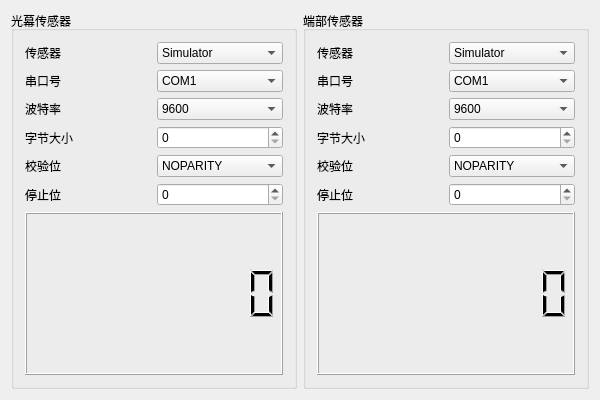
<?xml version="1.0" encoding="UTF-8"?>
<ui version="4.0">
 <class>QG_dlgSensorSettingClass</class>
 <widget class="QDialog" name="QG_dlgSensorSettingClass">
  <property name="geometry">
   <rect>
    <x>0</x>
    <y>0</y>
    <width>600</width>
    <height>400</height>
   </rect>
  </property>
  <property name="windowTitle">
   <string>QG_dlgSensorSetting</string>
  </property>
  <layout class="QGridLayout" name="gridLayout">
   <item row="0" column="0">
    <widget class="QGroupBox" name="groupBox_LightCurtainSensors">
     <property name="title">
      <string>光幕传感器</string>
     </property>
     <layout class="QGridLayout" name="gridLayout_57">
      <item row="0" column="0">
       <widget class="QLabel" name="label_443">
        <property name="minimumSize">
         <size>
          <width>80</width>
          <height>20</height>
         </size>
        </property>
        <property name="text">
         <string>传感器</string>
        </property>
       </widget>
      </item>
      <item row="0" column="1">
       <widget class="QComboBox" name="comboBox_LightCurtainSensors_Sensor">
        <item>
         <property name="text">
          <string>Simulator</string>
         </property>
        </item>
        <item>
         <property name="text">
          <string>KeyenceIG</string>
         </property>
        </item>
       </widget>
      </item>
      <item row="1" column="0">
       <widget class="QLabel" name="label_444">
        <property name="minimumSize">
         <size>
          <width>80</width>
          <height>20</height>
         </size>
        </property>
        <property name="text">
         <string>串口号</string>
        </property>
       </widget>
      </item>
      <item row="1" column="1">
       <widget class="QComboBox" name="comboBox_LightCurtainSensors_Port">
        <item>
         <property name="text">
          <string>COM1</string>
         </property>
        </item>
        <item>
         <property name="text">
          <string>COM2</string>
         </property>
        </item>
        <item>
         <property name="text">
          <string>COM3</string>
         </property>
        </item>
        <item>
         <property name="text">
          <string>COM4</string>
         </property>
        </item>
        <item>
         <property name="text">
          <string>COM5</string>
         </property>
        </item>
       </widget>
      </item>
      <item row="2" column="0">
       <widget class="QLabel" name="label_445">
        <property name="minimumSize">
         <size>
          <width>80</width>
          <height>20</height>
         </size>
        </property>
        <property name="text">
         <string>波特率</string>
        </property>
       </widget>
      </item>
      <item row="2" column="1">
       <widget class="QComboBox" name="comboBox_LightCurtainSensors_BaudRate">
        <item>
         <property name="text">
          <string>9600</string>
         </property>
        </item>
        <item>
         <property name="text">
          <string>19200</string>
         </property>
        </item>
        <item>
         <property name="text">
          <string>38400</string>
         </property>
        </item>
        <item>
         <property name="text">
          <string>57600</string>
         </property>
        </item>
        <item>
         <property name="text">
          <string>115200</string>
         </property>
        </item>
       </widget>
      </item>
      <item row="3" column="0">
       <widget class="QLabel" name="label_446">
        <property name="minimumSize">
         <size>
          <width>80</width>
          <height>20</height>
         </size>
        </property>
        <property name="text">
         <string>字节大小</string>
        </property>
       </widget>
      </item>
      <item row="3" column="1">
       <widget class="QSpinBox" name="spinBox_LightCurtainSensors_ByteSize"/>
      </item>
      <item row="4" column="0">
       <widget class="QLabel" name="label_447">
        <property name="minimumSize">
         <size>
          <width>80</width>
          <height>20</height>
         </size>
        </property>
        <property name="text">
         <string>校验位</string>
        </property>
       </widget>
      </item>
      <item row="4" column="1">
       <widget class="QComboBox" name="comboBox_LightCurtainSensors_Parity">
        <item>
         <property name="text">
          <string>NOPARITY</string>
         </property>
        </item>
        <item>
         <property name="text">
          <string>ODDPARITY</string>
         </property>
        </item>
        <item>
         <property name="text">
          <string>EVENPARITY</string>
         </property>
        </item>
        <item>
         <property name="text">
          <string>MARKPARITY</string>
         </property>
        </item>
       </widget>
      </item>
      <item row="5" column="0">
       <widget class="QLabel" name="label_448">
        <property name="minimumSize">
         <size>
          <width>80</width>
          <height>20</height>
         </size>
        </property>
        <property name="text">
         <string>停止位</string>
        </property>
       </widget>
      </item>
      <item row="5" column="1">
       <widget class="QSpinBox" name="spinBox_LightCurtainSensors_StopBits"/>
      </item>
      <item row="6" column="0" colspan="2">
       <widget class="QLCDNumber" name="lcdNumber_LightCurtainSensors_SensorLCD">
        <property name="minimumSize">
         <size>
          <width>0</width>
          <height>80</height>
         </size>
        </property>
        <property name="smallDecimalPoint">
         <bool>false</bool>
        </property>
        <property name="digitCount">
         <number>9</number>
        </property>
        <property name="segmentStyle">
         <enum>QLCDNumber::Filled</enum>
        </property>
        <property name="intValue" stdset="0">
         <number>0</number>
        </property>
       </widget>
      </item>
     </layout>
    </widget>
   </item>
   <item row="0" column="1">
    <widget class="QGroupBox" name="groupBox_EndSensors">
     <property name="title">
      <string>端部传感器</string>
     </property>
     <layout class="QGridLayout" name="gridLayout_56">
      <item row="0" column="0">
       <widget class="QLabel" name="label_449">
        <property name="minimumSize">
         <size>
          <width>80</width>
          <height>20</height>
         </size>
        </property>
        <property name="text">
         <string>传感器</string>
        </property>
       </widget>
      </item>
      <item row="0" column="1">
       <widget class="QComboBox" name="comboBox_EndSensors_Sensor">
        <item>
         <property name="text">
          <string>Simulator</string>
         </property>
        </item>
        <item>
         <property name="text">
          <string>KeyenceGT</string>
         </property>
        </item>
       </widget>
      </item>
      <item row="1" column="0">
       <widget class="QLabel" name="label_450">
        <property name="minimumSize">
         <size>
          <width>80</width>
          <height>20</height>
         </size>
        </property>
        <property name="text">
         <string>串口号</string>
        </property>
       </widget>
      </item>
      <item row="1" column="1">
       <widget class="QComboBox" name="comboBox_EndSensors_Port">
        <item>
         <property name="text">
          <string>COM1</string>
         </property>
        </item>
        <item>
         <property name="text">
          <string>COM2</string>
         </property>
        </item>
        <item>
         <property name="text">
          <string>COM3</string>
         </property>
        </item>
        <item>
         <property name="text">
          <string>COM4</string>
         </property>
        </item>
        <item>
         <property name="text">
          <string>COM5</string>
         </property>
        </item>
       </widget>
      </item>
      <item row="2" column="0">
       <widget class="QLabel" name="label_451">
        <property name="minimumSize">
         <size>
          <width>80</width>
          <height>20</height>
         </size>
        </property>
        <property name="text">
         <string>波特率</string>
        </property>
       </widget>
      </item>
      <item row="2" column="1">
       <widget class="QComboBox" name="comboBox_EndSensors_BaudRate">
        <item>
         <property name="text">
          <string>9600</string>
         </property>
        </item>
        <item>
         <property name="text">
          <string>19200</string>
         </property>
        </item>
        <item>
         <property name="text">
          <string>38400</string>
         </property>
        </item>
        <item>
         <property name="text">
          <string>57600</string>
         </property>
        </item>
        <item>
         <property name="text">
          <string>115200</string>
         </property>
        </item>
       </widget>
      </item>
      <item row="3" column="0">
       <widget class="QLabel" name="label_464">
        <property name="minimumSize">
         <size>
          <width>80</width>
          <height>20</height>
         </size>
        </property>
        <property name="text">
         <string>字节大小</string>
        </property>
       </widget>
      </item>
      <item row="3" column="1">
       <widget class="QSpinBox" name="spinBox_EndSensors_ByteSize"/>
      </item>
      <item row="4" column="0">
       <widget class="QLabel" name="label_465">
        <property name="minimumSize">
         <size>
          <width>80</width>
          <height>20</height>
         </size>
        </property>
        <property name="text">
         <string>校验位</string>
        </property>
       </widget>
      </item>
      <item row="4" column="1">
       <widget class="QComboBox" name="comboBox_EndSensors_Parity">
        <item>
         <property name="text">
          <string>NOPARITY</string>
         </property>
        </item>
        <item>
         <property name="text">
          <string>ODDPARITY</string>
         </property>
        </item>
        <item>
         <property name="text">
          <string>EVENPARITY</string>
         </property>
        </item>
        <item>
         <property name="text">
          <string>MARKPARITY</string>
         </property>
        </item>
       </widget>
      </item>
      <item row="5" column="0">
       <widget class="QLabel" name="label_466">
        <property name="minimumSize">
         <size>
          <width>80</width>
          <height>20</height>
         </size>
        </property>
        <property name="text">
         <string>停止位</string>
        </property>
       </widget>
      </item>
      <item row="5" column="1">
       <widget class="QSpinBox" name="spinBox_EndSensors_StopBits"/>
      </item>
      <item row="6" column="0" colspan="2">
       <widget class="QLCDNumber" name="lcdNumber_EndSensors_SensorLCD">
        <property name="minimumSize">
         <size>
          <width>0</width>
          <height>80</height>
         </size>
        </property>
        <property name="digitCount">
         <number>9</number>
        </property>
       </widget>
      </item>
     </layout>
    </widget>
   </item>
  </layout>
 </widget>
 <layoutdefault spacing="6" margin="11"/>
 <resources/>
 <connections/>
</ui>
